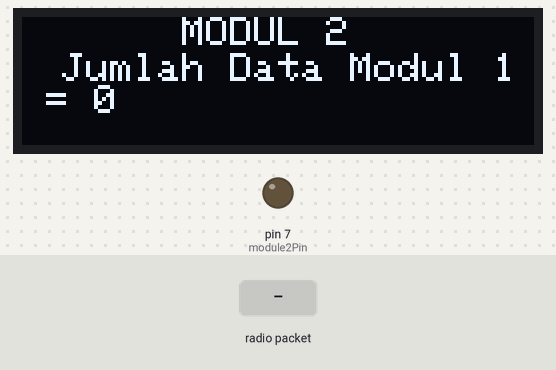
Recording of a sketch running on a simulated Arduino Uno, built with avr-gcc and run on an emulated ATmega328P. Shown: 128×32 one-colour display, output pins drawn as LEDs (lit = HIGH). Inputs (shaded band) come from the test bench. The display library's start-up logo is not drawn; no radio packets arrive unless stated; what the sketch prints to the serial monitor is not drawn.

Above: at 3.2 s.
3.3 s: radio packet "MODUL 2:" arrives
At 3.46 s:
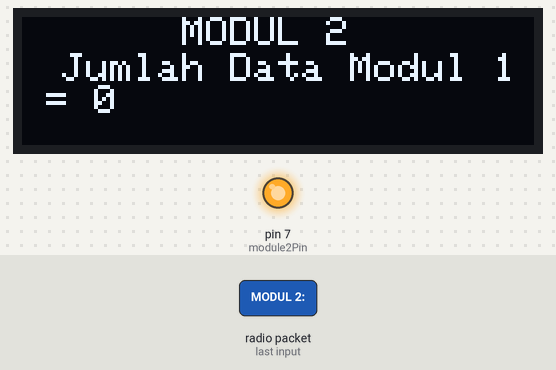
5.0 s: radio packet "1" arrives
At 6.7 s:
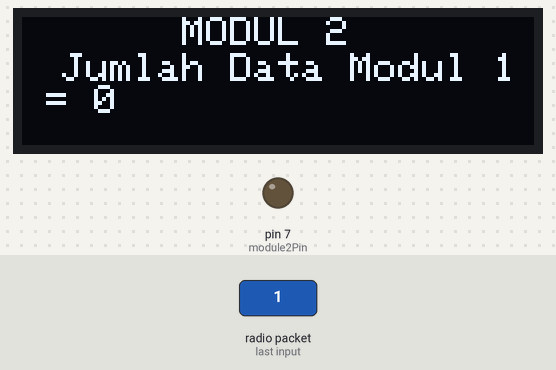
Timing chart, 0 to 8.2 s (numbered marks = the images above; inputs shaded):
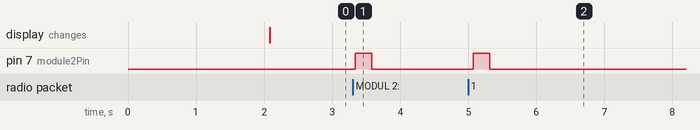

The sketch:

modul_2_v3.ino
```cpp
//ping pong

#include <RF24.h>
#include <Wire.h>
#include <Adafruit_GFX.h>
#include <Adafruit_SSD1306.h>

#define SCREEN_WIDTH 128
#define SCREEN_HEIGHT 32
#define OLED_RESET -1
#define SCREEN_ADDRESS 0x3C
Adafruit_SSD1306 display(SCREEN_WIDTH, SCREEN_HEIGHT, &Wire, OLED_RESET);

RF24 radio(10, 9);
const uint64_t beforeModuleId = 0xF0F0F0F0E2LL;
const uint64_t moduleId = 0xF0F0F0F0E3LL;
unsigned long previousMillis = 0;
const long interval = 2000;

byte messageData[50];
bool dataReceived = false;
int dataCounter = 0;
int dataCounter2 = 0;
int dataCounter3 = 0;
int dataCounterNewCustomer = 0;

const int module2Pin = 7;

unsigned long ledOnMillis = 0;
const unsigned long ledDuration = 200;

const int sensorPin = A0;
unsigned long pulseDuration = 0;
float totalLiters = 0;
const float pulseToCubicMeters = 0.00000247;

void setup() {
  radio.begin();
  radio.openReadingPipe(1, beforeModuleId);
  radio.setPALevel(RF24_PA_MAX);
  radio.setDataRate(RF24_2MBPS);
  radio.setChannel(85);

  pinMode(module2Pin, OUTPUT);
  Serial.begin(115200);

  if (!display.begin(SSD1306_SWITCHCAPVCC, SCREEN_ADDRESS)) {
    Serial.println(F("SSD1306 allocation failed"));
    for (;;)
      ;
  }

  display.display();
  delay(2000);

  display.clearDisplay();
}

  void lcd() {

    display.clearDisplay();
    display.setTextSize(1);
    display.setTextColor(SSD1306_WHITE);


    int16_t x = (display.width() - 8 * 6) / 2;
    int16_t y = 0;

    display.setCursor(x, y);
    display.print("MODUL 2");

    // Place "Jumlah Data Modul 1" below "MODUL 2"
    x = 10;
    y = 9;

    display.setCursor(x, y);
    display.print("Jumlah Data Modul 1 = ");
    display.println(dataCounterNewCustomer);

    display.display();
  }

//  display.clearDisplay();
//  display.setTextSize(1);
//  display.setTextColor(SSD1306_WHITE);
//  display.setCursor(0, 0);
//  display.print("MODUL 2: ");
//  display.setCursor(2, 1);
//  display.print("Jumlah Data Modul 1: ");
//  display.println(dataCounterNewCustomer);
//  display.display();


void bacanrf() {
  radio.openReadingPipe(1, beforeModuleId);
  radio.startListening();

  if (radio.available()) {
    radio.read(&messageData, sizeof(messageData));
    dataReceived = true;
    dataCounter++;

    uint64_t customerId;
    memcpy(&customerId, &messageData[0], sizeof(customerId));

    if (customerId == 19466411ULL) {
      dataCounterNewCustomer++;
    }
  }

  Serial.print("Data yang diterima dalam bentuk byte array: ");
  for (int i = 0; i < sizeof(messageData); i++) {
    Serial.print(messageData[i], HEX);
    Serial.print(" ");
  }
  Serial.println();

  uint64_t customerId;
  float userTotalUsage;
  float userTotalCost;
  char currentDate[11];
  char currentTime[8];

  memcpy(&customerId, &messageData[0], sizeof(customerId));
  memcpy(&userTotalUsage, &messageData[8], sizeof(userTotalUsage));
  memcpy(&userTotalCost, &messageData[12], sizeof(userTotalCost));
  memcpy(currentDate, &messageData[16], sizeof(currentDate));
  memcpy(currentTime, &messageData[27], sizeof(currentTime));

  Serial.print("ID Pelanggan: ");
  Serial.println(static_cast<unsigned long>(customerId));

  Serial.print("Total Penggunaan Air: ");
  Serial.print(userTotalUsage, 2);
  Serial.println(" m³");
  Serial.print("Biaya: Rp");
  Serial.println(userTotalCost);
  Serial.print("Tanggal: ");
  Serial.println(currentDate);
  Serial.print("Waktu: ");
  Serial.println(currentTime);

  lcd(); // Update OLED display
}

void kirimnrf() {
  radio.stopListening();
  radio.openWritingPipe(moduleId);

  radio.write(&messageData, sizeof(messageData));
  Serial.print("Data modul 1: ");
  for (int i = 0; i < sizeof(messageData); i++) {
    Serial.print(messageData[i], HEX);
    Serial.print(" ");
  }
  Serial.println();

  dataCounter3++;
}

void kirimnrf2() {
  radio.stopListening();

  pulseDuration = pulseIn(sensorPin, FALLING);
  float currentLiters = pulseDuration * pulseToCubicMeters;
  totalLiters += currentLiters;

  const uint64_t newCustomerId = 19466422ULL;
  const float newUserTotalUsage = totalLiters / 1000.0;
  const float newUserTotalCost = newUserTotalUsage * 2600.0;
  const char *newCurrentDate = "2023-09-30";
  const char *newCurrentTime = "16:45";

  byte newData[50];

  memcpy(&newData[0], &newCustomerId, sizeof(newCustomerId));
  memcpy(&newData[8], &newUserTotalUsage, sizeof(newUserTotalUsage));
  memcpy(&newData[12], &newUserTotalCost, sizeof(newUserTotalCost));
  memcpy(&newData[16], newCurrentDate, strlen(newCurrentDate) + 1);
  memcpy(&newData[27], newCurrentTime, strlen(newCurrentTime) + 1);

  Serial.print("ID Pelanggan Baru: ");
  Serial.println(static_cast<unsigned long>(newCustomerId));

  Serial.print("Total Penggunaan Air Baru: ");
  Serial.print(newUserTotalUsage, 5);
  Serial.println(" m³");

  Serial.print("Biaya Baru: Rp");
  Serial.println(newUserTotalCost);

  Serial.print("Tanggal Baru: ");
  Serial.println(newCurrentDate);

  Serial.print("Waktu Baru: ");
  Serial.println(newCurrentTime);

  radio.openWritingPipe(moduleId);
  radio.write(&newData, sizeof(newData));

  dataCounter2++;
}

unsigned long rtimer0 = 0, timer0 = 1000;
unsigned long rtimer1 = 0, timer1 = 1500;

void loop() {
  unsigned long ct = millis();
  unsigned long ct2 = millis();

  bacanrf();

  Serial.print("Jumlah data diterima (ID 19466411): ");
  Serial.println(dataCounterNewCustomer);

  if (ct - rtimer0 >= timer0 >= interval && dataCounter3 < 30) {
    kirimnrf();
    rtimer0 = ct;
  }

  if (ct2 - rtimer1 >= timer1 >= interval && dataCounter2 < 30) {
    kirimnrf2();
    rtimer1 = ct2;
  }

  if (dataReceived) {
    digitalWrite(module2Pin, HIGH);
    ledOnMillis = millis();
    dataReceived = false;
  }

  if (millis() - ledOnMillis >= ledDuration) {
    digitalWrite(module2Pin, LOW);
  }

  lcd(); // Update OLED display
}
```

Measured:
- after the input at 3.3 s, pin 7 (module2Pin): LOW → HIGH at once, → LOW 0.25 s later
- after the input at 5.0 s, pin 7 (module2Pin): LOW → HIGH after 0.07 s, → LOW 0.24 s later
